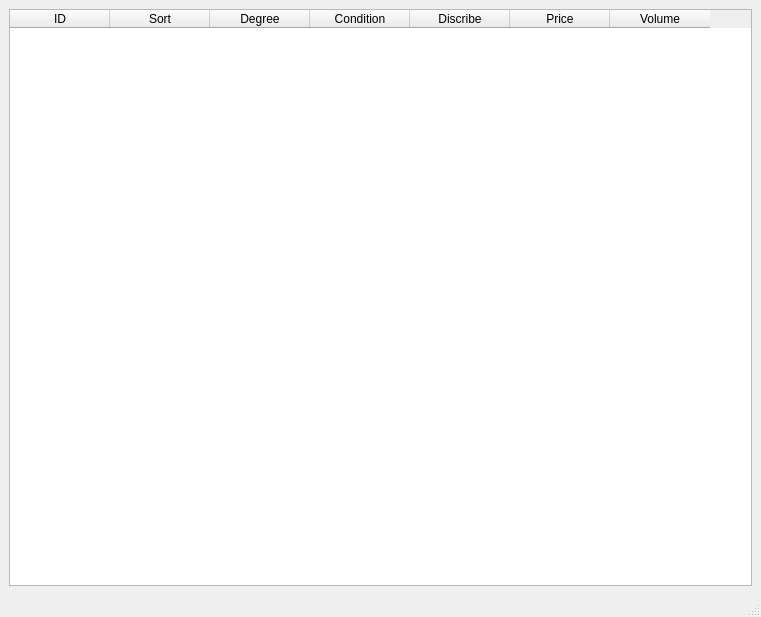
<?xml version="1.0" encoding="UTF-8"?>
<ui version="4.0">
 <class>MainWindow</class>
 <widget class="QMainWindow" name="MainWindow">
  <property name="geometry">
   <rect>
    <x>0</x>
    <y>0</y>
    <width>761</width>
    <height>617</height>
   </rect>
  </property>
  <property name="windowTitle">
   <string>MainWindow</string>
  </property>
  <widget class="QWidget" name="centralwidget">
   <layout class="QHBoxLayout" name="horizontalLayout">
    <item>
     <widget class="QTableWidget" name="tableWidget">
      <column>
       <property name="text">
        <string>ID</string>
       </property>
      </column>
      <column>
       <property name="text">
        <string>Sort</string>
       </property>
      </column>
      <column>
       <property name="text">
        <string>Degree</string>
       </property>
      </column>
      <column>
       <property name="text">
        <string>Condition</string>
       </property>
      </column>
      <column>
       <property name="text">
        <string>Discribe</string>
       </property>
      </column>
      <column>
       <property name="text">
        <string>Price</string>
       </property>
      </column>
      <column>
       <property name="text">
        <string>Volume</string>
       </property>
      </column>
     </widget>
    </item>
   </layout>
  </widget>
  <widget class="QStatusBar" name="statusbar"/>
 </widget>
 <resources/>
 <connections/>
</ui>
